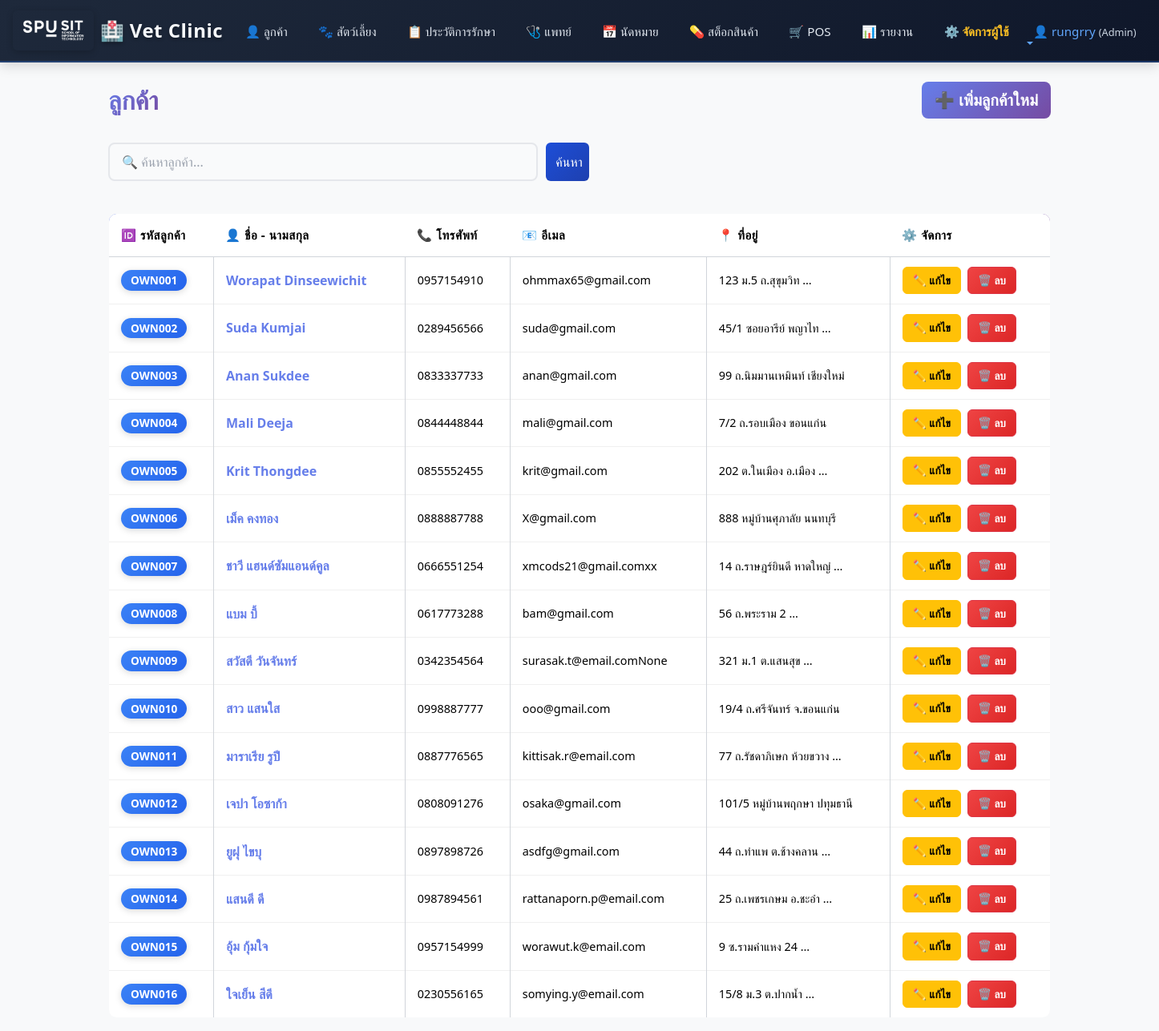
The page /owners/ (signed in) on the database its author committed.
### myapp/models.py (models this page shows)
class Owners(models.Model):
    owner_id = models.CharField(primary_key=True, max_length=6)
    first_name = models.CharField(max_length=50)
    last_name = models.CharField(max_length=50)
    phone = models.CharField(max_length=20, blank=False, null=False)
    email = models.CharField(max_length=100, blank=True, null=True)
    address = models.CharField(max_length=255, blank=True, null=True)
    class Meta:
        managed = True
        db_table = 'Owners'

### myapp/views.py (the view)
# urls.py: path('owners/', views.owner_list, name='owner_list'),
@login_required
def owner_list(request):
    q = request.GET.get('q')
    if q:
        owners = Owners.objects.filter(
            Q(owner_id__icontains=q) |
            Q(first_name__icontains=q) |
            Q(last_name__icontains=q) |
            Q(phone__icontains=q) |
            Q(email__icontains=q) |
            Q(address__icontains=q)
        )
    else:
        owners = Owners.objects.all()
    return render(request, 'owners.html', {'owners': owners, 'q': q})

### myapp/context_processors.py (called while the page is built, shortened)
def user_role(request):
    role = None
    if request.user.is_authenticated:
        if request.user.is_superuser:
            role = 'admin'
    return {'user_role': role}

### myapp/templates/owners.html (shortened to what this page needs)
{% extends 'base.html' %}
{% block content %}
<div class="page-header">
  <h2>ลูกค้า</h2>
  <a href="{% url 'add_owner' %}" class="btn btn-add btn-lg">➕ เพิ่มลูกค้าใหม่</a>
</div>
<form method="get" class="search-bar">
  <input type="text" name="q" value="{{ q|default:'' }}" class="form-control" placeholder="🔍 ค้นหาลูกค้า...">
  <button type="submit" class="btn btn-primary">ค้นหา</button>
</form>
<div class="table-responsive">
  <table class="table table-hover table-bordered">
    <thead>
      <tr>
        <th>🆔 รหัสลูกค้า</th>
        <th>👤 ชื่อ - นามสกุล</th>
        <th>📞 โทรศัพท์</th>
        <th>📧 อีเมล</th>
        <th>📍 ที่อยู่</th>
        <th>⚙️ จัดการ</th>
      </tr>
    </thead>
    <tbody>
      {% for owner in owners %}
      <tr class="owner-row">
        <td><span class="badge bg-info">{{ owner.owner_id }}</span></td>
        <td><strong class="owner-name">{{ owner.first_name }} {{ owner.last_name }}</strong></td>
        <td class="owner-contact">{{ owner.phone|default:"ไม่มี" }}</td>
        <td class="owner-contact">{{ owner.email|default:"ไม่มี" }}</td>
        <td class="owner-contact">{{ owner.address|default:"ไม่มี"|truncatewords:3 }}</td>
        <td>
          <div class="action-links">
            <a href="{% url 'edit_owner' owner.owner_id %}" class="btn btn-sm btn-warning">✏️ แก้ไข</a>
            {% if user_role != 'user' %}
            <a href="javascript:void(0)" onclick="confirmDelete('{% url 'delete_owner' owner.owner_id %}')" class="btn btn-sm btn-danger">🗑️ ลบ</a>
            {% endif %}
          </div>
        </td>
      </tr>
      {% endfor %}
    </tbody>
  </table>
</div>
{% endblock %}

### myapp/templates/base.html (shortened to what this page needs)
<!DOCTYPE html>
<html>
<head>
    {% load static %}
    <link href="https://cdn.jsdelivr.net/npm/bootstrap@5.3.2/dist/css/bootstrap.min.css" rel="stylesheet">
    <link rel="stylesheet" href="{% static 'css/style.css' %}">
</head>
<body class="bg-light">
<nav class="navbar navbar-expand-lg navbar-dark" style="background: linear-gradient(135deg, #1e293b 0%, #0f172a 100%); border-bottom: 2px solid rgba(59, 130, 246, 0.3); box-shadow: 0 4px 15px rgba(0, 0, 0, 0.15);">
<div class="container">
<a class="navbar-brand" href="/">
    <img src="/media/Logo%20SPU%20SIT_White.png" alt="True Friend Vet Clinic Logo">
    <span>🏥 Vet Clinic</span>
</a>
<div class="collapse navbar-collapse" id="mainNav">
<ul class="navbar-nav me-auto mb-2 mb-lg-0">
<li class="nav-item"><a class="nav-link" href="/owners">👤 ลูกค้า</a></li>
<li class="nav-item"><a class="nav-link" href="/pets">🐾 สัตว์เลี้ยง</a></li>
<li class="nav-item"><a class="nav-link" href="/medical_records">📋 ประวัติการรักษา</a></li>
<li class="nav-item"><a class="nav-link" href="/vets">🩺 แพทย์</a></li>
<li class="nav-item"><a class="nav-link" href="/appointments">📅 นัดหมาย</a></li>
<li class="nav-item"><a class="nav-link" href="/medicines">💊 สต็อกสินค้า</a></li>
<li class="nav-item"><a class="nav-link" href="/pos">🛒 POS</a></li>
<li class="nav-item"><a class="nav-link" href="/reports">📊 รายงาน</a></li>
{% if user.is_superuser or user.is_staff %}
<li class="nav-item"><a class="nav-link" href="{% url 'user_list' %}" style="color: #fbbf24 !important; font-weight: bold;">⚙️ จัดการผู้ใช้</a></li>
{% endif %}
</ul>
<ul class="navbar-nav ms-auto">
<li class="nav-item dropdown">
<a class="nav-link dropdown-toggle" href="#" id="userDropdown" role="button" data-bs-toggle="dropdown" aria-expanded="false" style="color: #60a5fa !important;">
👤 {{ user.username }}
{% if user_role %}
  <span style="font-size:0.8rem; color: #cbd5e1;">({{ user_role|title }})</span>
{% endif %}
</a>
</li>
</ul>
</div>
</div>
</nav>
<div class="container mt-4">
{% block content %}
{% endblock %}
</div>
</body>
</html>

### myapp/static/css/style.css (style rules this page uses)
body { background: #f5f7fb; color: #1f2937; }
.card, .table { border-radius: 0.65rem; }
.btn-primary { background-color: #2b6cb0; border-color: #2b6cb0; }
.table thead { background: #2b6cb0; color: #fff; }
.navbar-nav .nav-link { color: #e2e8f0 !important; margin-right: 0.4rem; }
.navbar-brand { color: #f8fafc !important; font-weight: 700; letter-spacing: 0.4px; }
.btn-primary { background-color: #1d4ed8; border-color: #1d4ed8; }
body { animation: fadeInBody 0.5s ease-in-out; }
.btn { transition: all 0.3s cubic-bezier(0.34, 1.56, 0.64, 1); position: relative; overflow: hidden; }
.btn::before { content: ''; position: absolute; top: 50%; left: 50%; width: 0; height: 0; border-radius: 50%; background: rgba(255, 255, 255, 0.3); transform: translate(-50%, -50%); transition: width 0.6s, height 0.6s; pointer-events: none; }
.btn-primary { background: linear-gradient(135deg, #1d4ed8, #1e40af) !important; border: none; }
.btn-danger { background: linear-gradient(135deg, #ef4444, #dc2626) !important; }
.form-control, .form-select { transition: all 0.3s ease; border: 2px solid #e5e7eb; background-color: #fafbfc; }
.form-control::placeholder { color: #9ca3af; font-weight: 500; }
a { transition: all 0.2s ease; }
.table { transition: all 0.3s ease; }
.table tbody tr { transition: all 0.2s ease; border-bottom: 1px solid #f0f0f0; }
.badge { transition: all 0.3s ease; padding: 0.5rem 0.75rem; font-weight: 600; box-shadow: 0 2px 8px rgba(0, 0, 0, 0.1); }
.navbar { background: linear-gradient(135deg, #1e293b, #0f172a) !important; box-shadow: 0 4px 15px rgba(0, 0, 0, 0.1); animation: slideInNavbar 0.5s ease-out; }
.navbar-nav .nav-link { transition: all 0.3s ease !important; position: relative; padding-bottom: 5px !important; }
.navbar-nav .nav-link::after { content: ''; position: absolute; bottom: 0; left: 0; width: 0; height: 2px; background: linear-gradient(90deg, #3b82f6, #60a5fa); transition: width 0.3s ease; }
h2, h3, h4 { color: #1f2937; font-weight: 700; margin-bottom: 15px; }
.table { margin-top: 20px; border-radius: 0.65rem; overflow: hidden; }
.table thead { background: linear-gradient(135deg, #667eea 0%, #764ba2 100%); color: white; font-weight: 600; }
.table thead th { border: none; padding: 15px; font-size: 0.95rem; text-transform: uppercase; letter-spacing: 0.5px; }
.table tbody td { vertical-align: middle; padding: 12px 15px; border-color: #e5e7eb; }
.table tbody tr { transition: all 0.2s ease; }
.table tbody tr:nth-child(odd) { background-color: #fafbff; }
.table.table-bordered { border: 1px solid #d1d5db; }
.table.table-bordered td, .table.table-bordered th { border-color: #d1d5db; }
.badge { padding: 6px 12px; font-weight: 600; border-radius: 50px; font-size: 0.85rem; box-shadow: 0 2px 8px rgba(0, 0, 0, 0.15); }
.badge.bg-info { background: linear-gradient(135deg, #3b82f6, #2563eb) !important; }
.action-links { display: flex; gap: 8px; flex-wrap: wrap; }
.btn-sm { padding: 6px 12px; font-size: 0.85rem; border-radius: 6px; font-weight: 600; transition: all 0.2s ease; }
.form-control, .form-select { border: 2px solid #e5e7eb; border-radius: 8px; padding: 10px 15px; font-size: 1rem; transition: all 0.3s ease; background-color: #f9fafb; }
.form-control::placeholder { color: #9ca3af; }

### myapp/templates/base.html (style rules this page uses)
.navbar-brand { display: inline-flex; align-items: center; gap: 0.5rem; font-size: 1.5rem; font-weight: 700; letter-spacing: 0.5px; text-shadow: 0 2px 4px rgba(0, 0, 0, 0.3); animation: glow 2s ease-in-out infinite; }
.navbar-brand img { max-height: 50px; width: auto; border-radius: 0.35rem; box-shadow: 0 2px 8px rgba(0, 0, 0, 0.2); }
.container { max-width: 1200px; }
.navbar .container { max-width: 100%; width: 100%; padding-left: 1rem; padding-right: 1rem; }
.navbar-nav { gap: 0.5rem; }
.nav-link { white-space: nowrap; font-size: 0.95rem; padding: 0.5rem 0.75rem !important; }

### rows shown on the page
Owners: owner_id "OWN001", first_name "Worapat", last_name "Dinseewichit", phone "0957154910", email "ohmmax65@gmail.com", address "123 ม.5 ถ.สุขุมวิท …"
Owners: owner_id "OWN002", first_name "Suda", last_name "Kumjai", phone "0289456566", email "suda@gmail.com", address "45/1 ซอยอารีย์ พญาไท …"
Owners: owner_id "OWN003", first_name "Anan", last_name "Sukdee", phone "0833337733", email "anan@gmail.com", address "99 ถ.นิมมานเหมินท์ เชียงใหม่"
Owners: owner_id "OWN004", first_name "Mali", last_name "Deeja", phone "0844448844", email "mali@gmail.com", address "7/2 ถ.รอบเมือง ขอนแก่น"
Owners: owner_id "OWN005", first_name "Krit", last_name "Thongdee", phone "0855552455", email "krit@gmail.com", address "202 ต.ในเมือง อ.เมือง …"
Owners: owner_id "OWN006", first_name "เม็ค", last_name "คงทอง", phone "0888887788", email "X@gmail.com", address "888 หมู่บ้านศุภาลัย นนทบุรี"
Owners: owner_id "OWN007", first_name "ชาวี", last_name "แฮนด์ซัมแอนด์คูล", phone "0666551254", email "xmcods21@gmail.comxx", address "14 ถ.ราษฎร์ยินดี หาดใหญ่ …"
Owners: owner_id "OWN008", first_name "แบม", last_name "บี้", phone "0617773288", email "bam@gmail.com", address "56 ถ.พระราม 2 …"
Owners: owner_id "OWN009", first_name "สวัสดี", last_name "วันจันทร์", phone "0342354564", email "surasak.t@email.comNone", address "321 ม.1 ต.แสนสุข …"
Owners: owner_id "OWN010", first_name "สาว", last_name "แสนใส", phone "0998887777", email "ooo@gmail.com", address "19/4 ถ.ศรีจันทร์ จ.ขอนแก่น"
Owners: owner_id "OWN011", first_name "มาราเรีย", last_name "รูปี", phone "0887776565", email "kittisak.r@email.com", address "77 ถ.รัชดาภิเษก ห้วยขวาง …"
Owners: owner_id "OWN012", first_name "เจปา", last_name "โอซาก้า", phone "0808091276", email "osaka@gmail.com", address "101/5 หมู่บ้านพฤกษา ปทุมธานี"
Owners: owner_id "OWN013", first_name "ยูฝุ", last_name "ไขบุ", phone "0897898726", email "asdfg@gmail.com", address "44 ถ.ท่าแพ ต.ช้างคลาน …"
Owners: owner_id "OWN014", first_name "แสนดี", last_name "ดี", phone "0987894561", email "rattanaporn.p@email.com", address "25 ถ.เพชรเกษม อ.ชะอำ …"
Owners: owner_id "OWN015", first_name "อุ้ม", last_name "กุ้มใจ", phone "0957154999", email "worawut.k@email.com", address "9 ซ.รามคำแหง 24 …"
Owners: owner_id "OWN016", first_name "ใจเย็น", last_name "สีดี", phone "0230556165", email "somying.y@email.com", address "15/8 ม.3 ต.ปากน้ำ …"

### other values the page prints
{{ user.username }} "rungrry"
{{ user_role|title }} "Admin"
